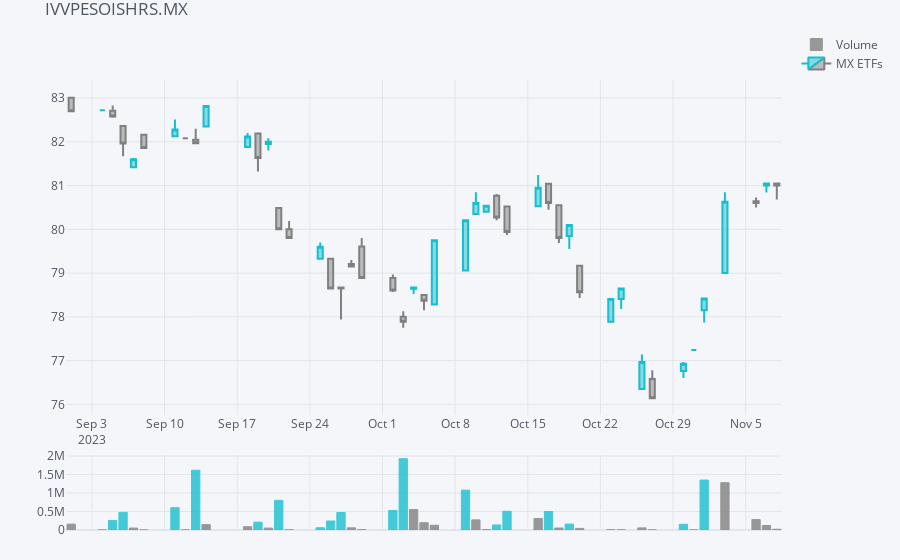

Notebook code cell kept with this figure:
### Code cell
qf = cf.QuantFig(df = ivvpesoishrs.loc["09-2023":])
qf.add_volume(colorchange=False)
qf.iplot(title= "IVVPESOISHRS.MX", name = "MX ETFs")
